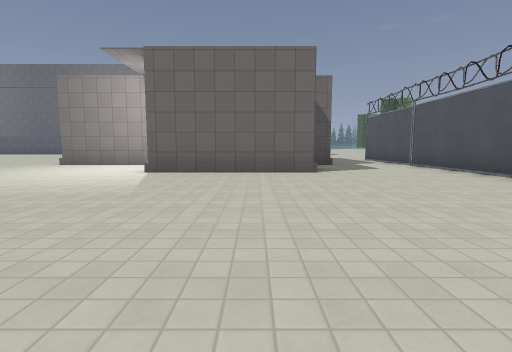
View 1 (above)

20 first-person views from a walk through a Godot game level. The camera is 1.3 m above the floor, tilts 6° down and sees 85° across. The floor is counted in squares, 2.59 m on a side. Each view is taken from the middle of a square. On the plan, view 1 faces up. The plan holds only what a view shows up to about 9 squares ahead; the rest is blank. The place goes on beyond the plan. Flat picture figures and markers are left out. Door leaves are left out where a doorway can be walked through. Some surface patterns are stand-ins.

View 2
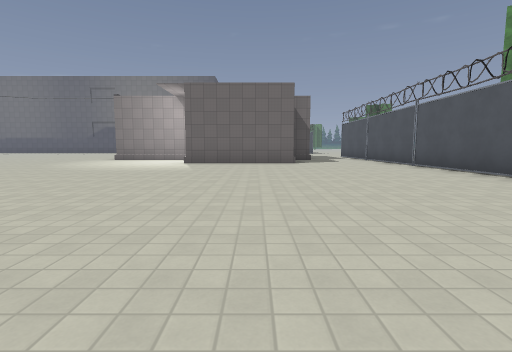

View 3
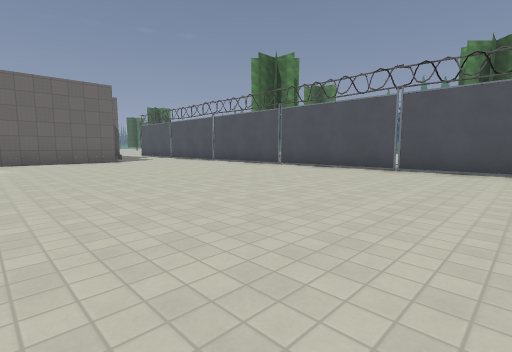

View 4
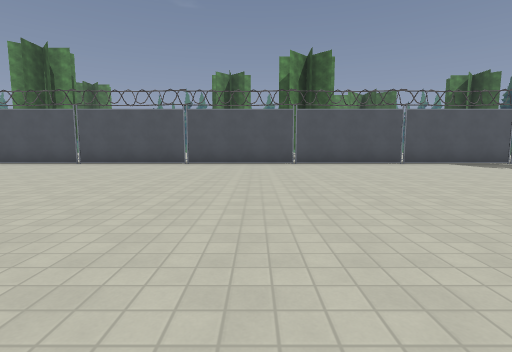

View 5
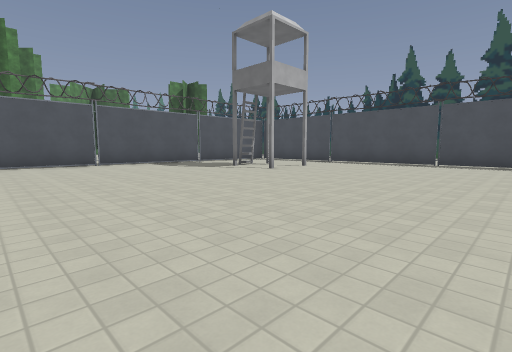

View 6
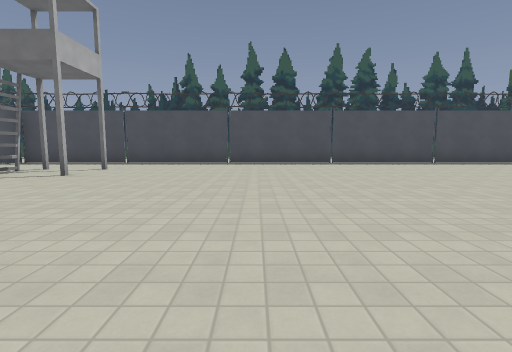

View 7
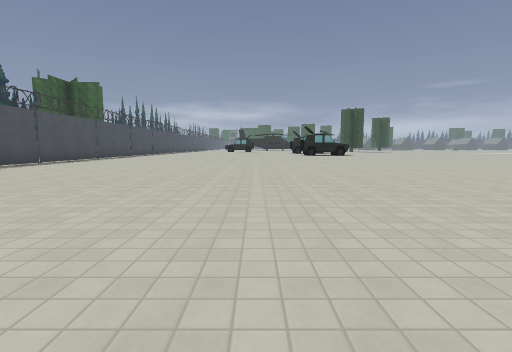

View 8
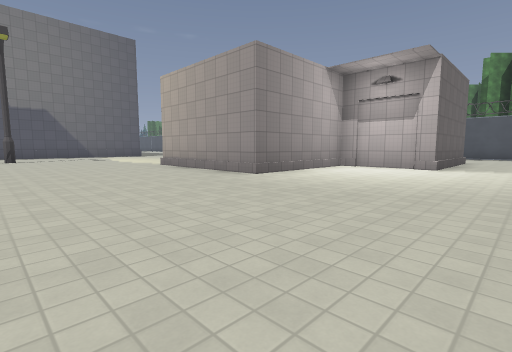

View 9
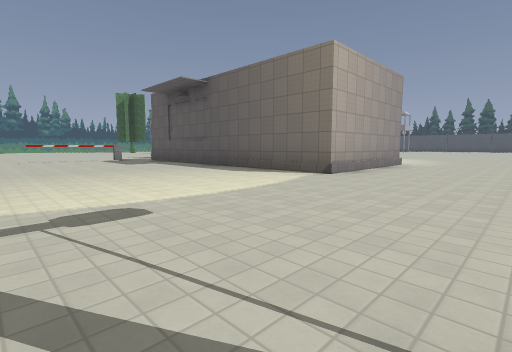

View 10
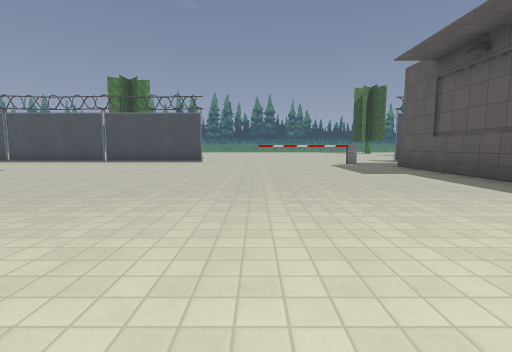

View 11
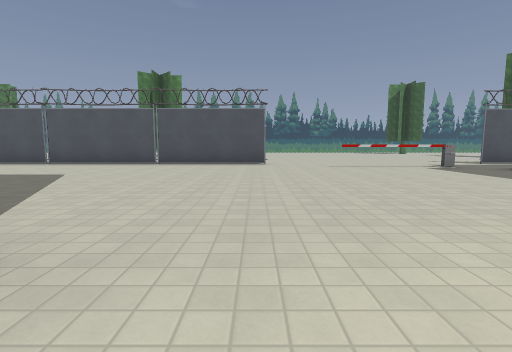

View 12
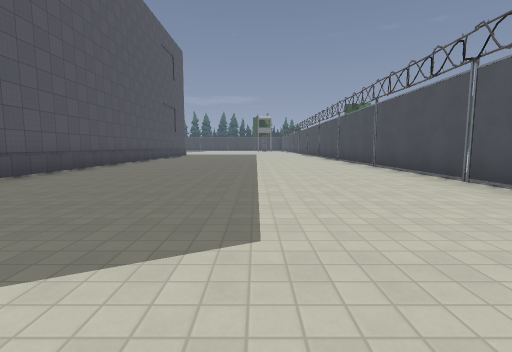

View 13
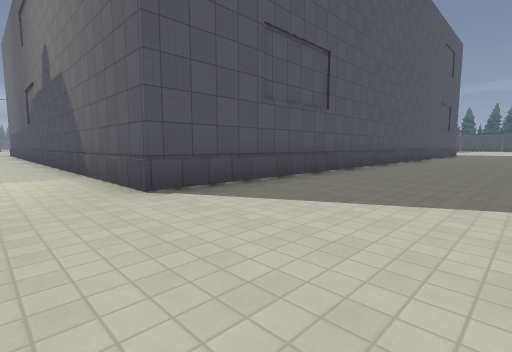

View 14
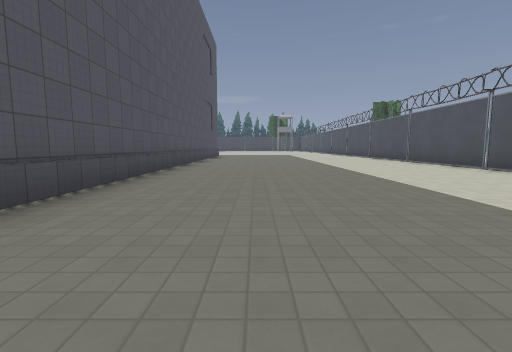

View 15
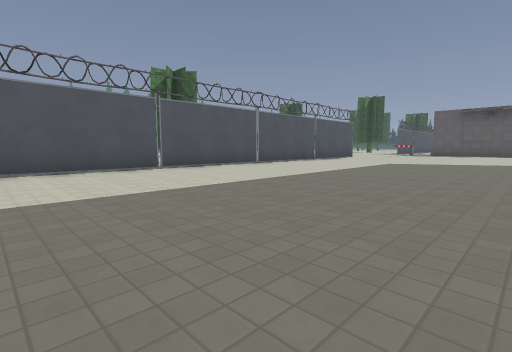

View 16
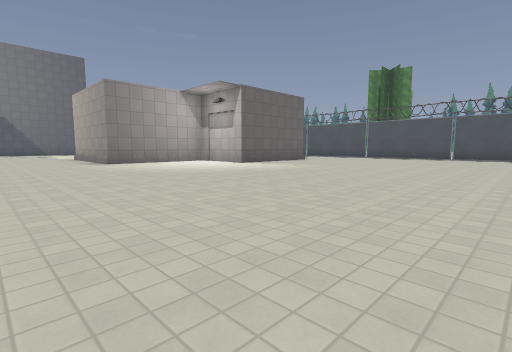

View 17
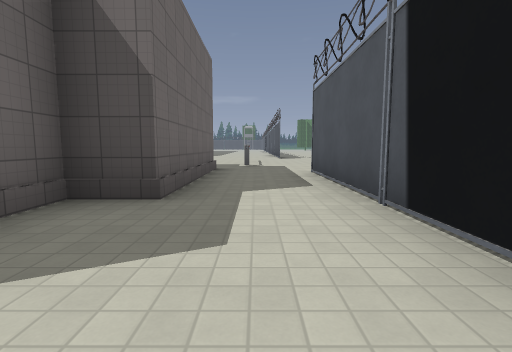

View 18
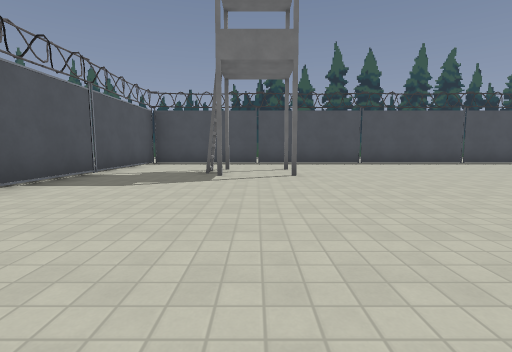

View 19
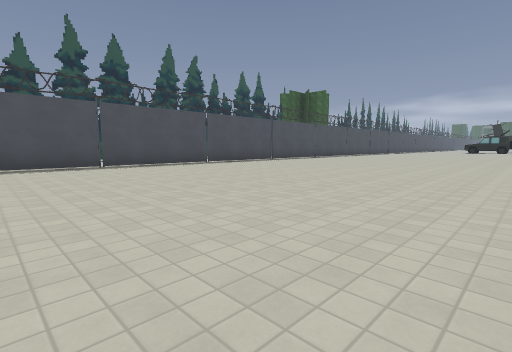

View 20
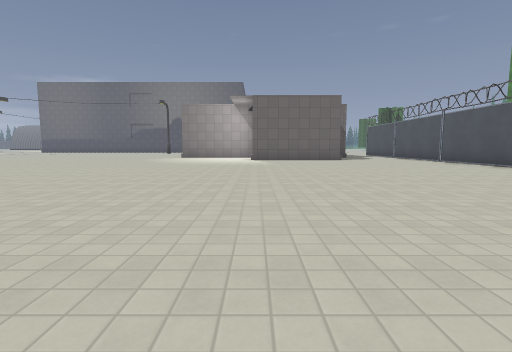

### Floor plan
Points are (right, up) in squares from view 1. A wall is a line through its corners. A room is listed if a view was taken in it or the views show most of it. See-through windows are left out.
Room 1 (views 1, 2, 3, 4, 5, 6, 7, 8, 9, 10, 11, 12, 13, 14, 15, 16, 17, 18, 19, 20)
walls: (1.2, 5.5) (-2.1, 5.5) (-2.1, 7.7) (-5.3, 7.7) (-5.3, 11.4) (2, 11.4); (2, 10.4) (2, 7.7) (1.1, 7.7) (1.1, 6.9); (2.7, 12.1) (2.7, 15); (4.1, 16.6) (4.1, 29.1); (1.8, -11.9) (1.8, -11.1); (4.1, -12.5) (4.1, 10.5); (-9.5, -14.5) (2.6, -14.5); (-3, 29) (-3, 18.3) (-9.5, 18.3)
ways out: opening at (2, -13.5) to room 2; opening at (3, -11.5) to room 2; opening at (2.5, 11); opening at (3, 16)
Room 2 (no view inside)
walls: (2.6, -14.5) (4.1, -14.5) (4.1, -12.5)
ways out: opening at (2, -13.5) to room 1; opening at (3, -11.5) to room 1

Positions as (right, up) in squares from view 1, and headings:
1: (0, 0), facing up
2: (0, -3), facing up
3: (-2, -4), facing up-right
4: (-4, -4), facing right
5: (-4, -6), facing down-right
6: (-3, -6), facing down
7: (0, -8), facing left
8: (-9, 4), facing up-right
9: (-8, 16), facing down-right
10: (-5, 15), facing right
11: (-4, 17), facing right
12: (1, 19), facing up
13: (0, 17), facing up-left
14: (-1, 20), facing up
15: (-2, 29), facing down-right
16: (-8, -1), facing up-right
17: (3, 5), facing up
18: (1, -6), facing down
19: (0, -7), facing down-left
20: (-2, -5), facing up
